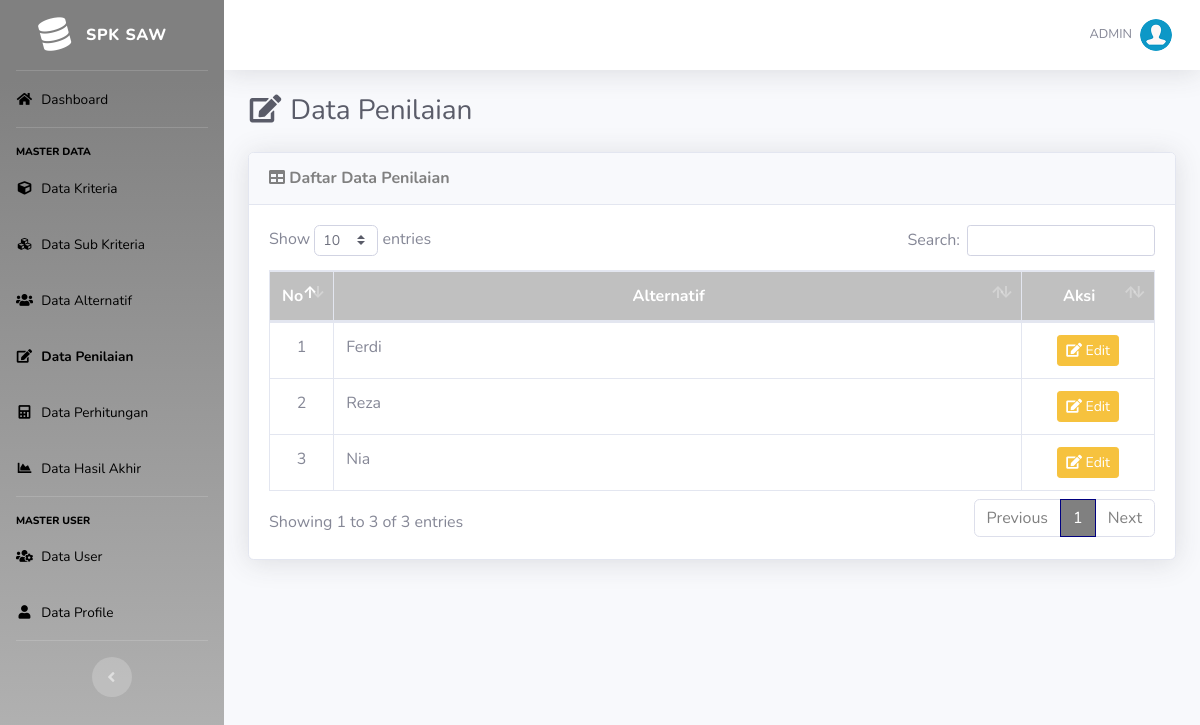
The app's page /list-penilaian.php (signed in) with its own data.
### tables this page shows
CREATE TABLE IF NOT EXISTS `alternatif` (
  `id_alternatif` int(11) NOT NULL,
  `nama` varchar(100) NOT NULL
);

### list-penilaian.php (the view, shortened to what this page needs)
<?php
require_once('template/header.php');
?>
<div class="d-sm-flex align-items-center justify-content-between mb-4">
    <h1 class="h3 mb-0 text-gray-800"><i class="fas fa-fw fa-edit"></i> Data Penilaian</h1>
</div>
<div class="card shadow mb-4">
    <div class="card-header py-3">
        <h6 class="m-0 font-weight-bold text-danger"><i class="fa fa-table"></i> Daftar Data Penilaian</h6>
    </div>
	<div class="card-body">
		<div class="table-responsive">
			<table class="table table-bordered" id="dataTable" width="100%" cellspacing="0">
				<thead class="bg-danger text-white">
					<tr align="center">
						<th width="5%">No</th>
						<th>Alternatif</th>
						<th width="15%">Aksi</th>
					</tr>
				</thead>
				<tbody>
					<?php
					$no=1;
					$query = mysqli_query($koneksi,"SELECT * FROM alternatif");
					while($data = mysqli_fetch_array($query)){
					?>
					<tr align="center">
						<td><?=$no ?></td>
						<td align="left"><?= $data['nama'] ?></td>
						<?php
						$id_alternatif = $data['id_alternatif'];
						$q = mysqli_query($koneksi,"SELECT * FROM penilaian WHERE id_alternatif='$id_alternatif'");
						$cek_tombol = mysqli_num_rows($q);
						?>
						<td>
						<?php if ($cek_tombol==0) { ?>
						<a data-toggle="modal" href="#set<?= $data['id_alternatif'] ?>" class="btn btn-success btn-sm"><i class="fa fa-plus"></i> Input</a>
						<?php } else { ?>
						<a data-toggle="modal" href="#edit<?= $data['id_alternatif'] ?>" class="btn btn-warning btn-sm"><i class="fa fa-edit"></i> Edit</a>
						<?php } ?>
						</td>
					</tr>
					<?php
					$no++;
					}
					?>
				</tbody>
			</table>
		</div>
	</div>
</div>
<?php
require_once('template/footer.php');
?>

### records on screen
alternatif: nama "Ferdi"
alternatif: nama "Reza"
alternatif: nama "Nia"

### other values on screen
$_SESSION['username'] "ADMIN"
